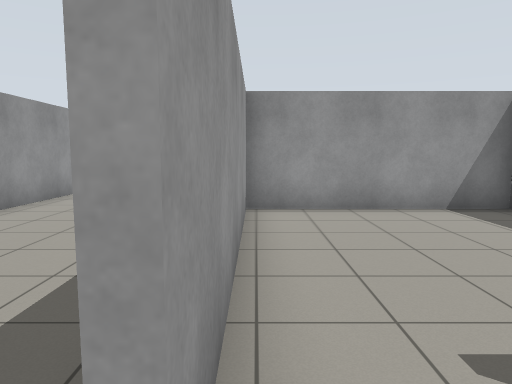
[1] (above)

18 first-person views from a walk through a Gazebo world. The camera is 1.2 m above the floor, tilts 6° down and sees 70° across. The floor is counted in squares, 1 m on a side. Each view is taken from the middle of a square. On the plan, view 1 faces up. The plan holds only what a view shows up to about 14 squares ahead; the rest is blank.

[2]
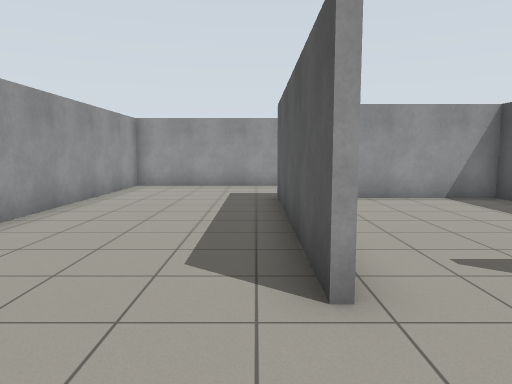

[3]
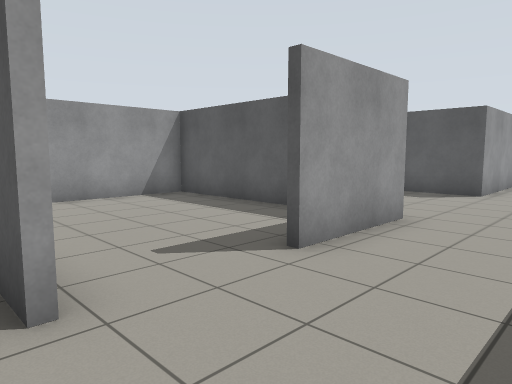

[4]
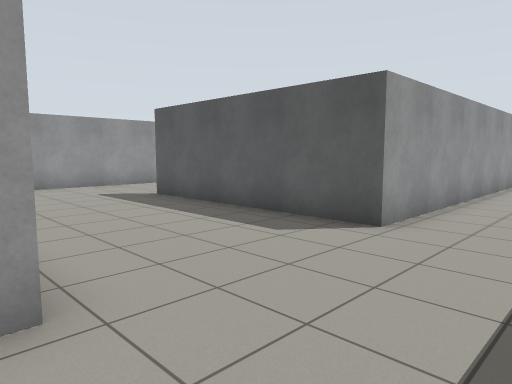

[5]
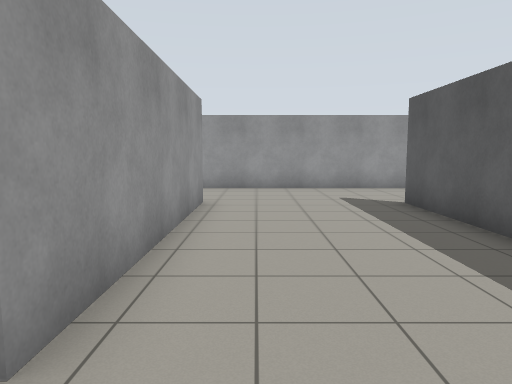

[6]
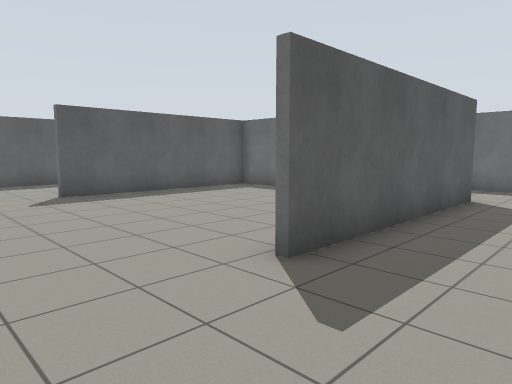

[7]
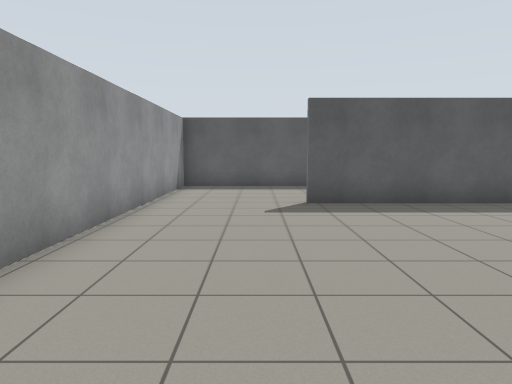

[8]
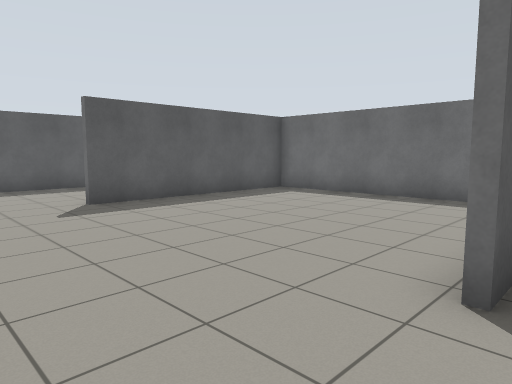

[9]
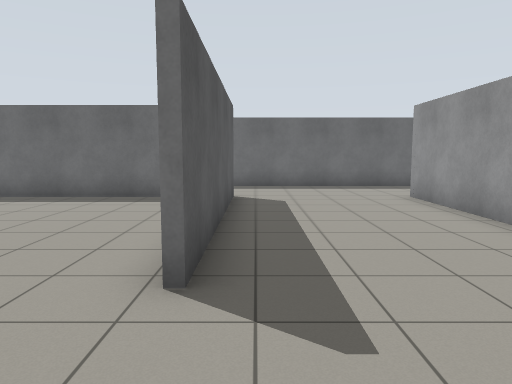

[10]
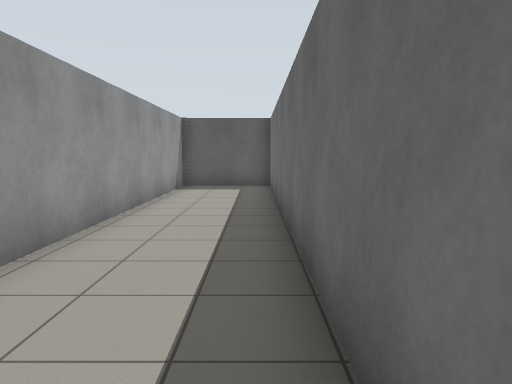

[11]
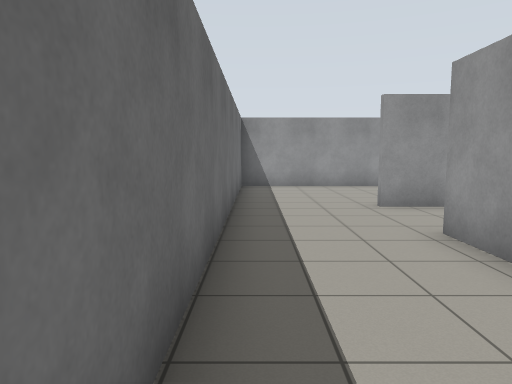

[12]
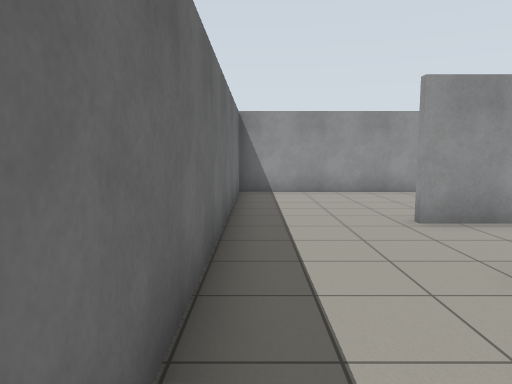

[13]
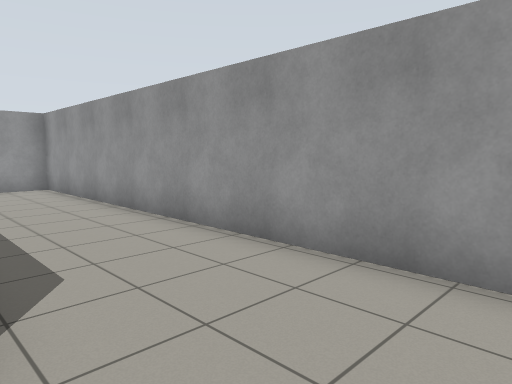

[14]
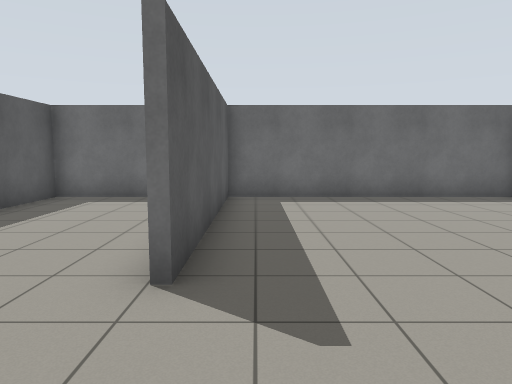

[15]
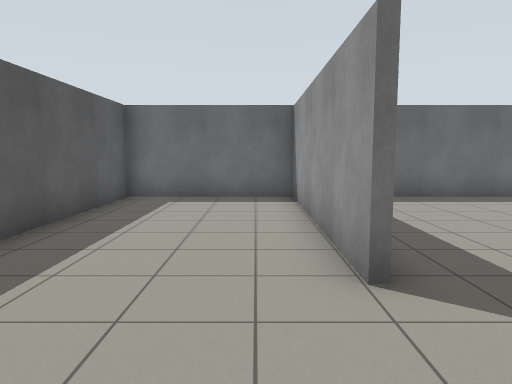

[16]
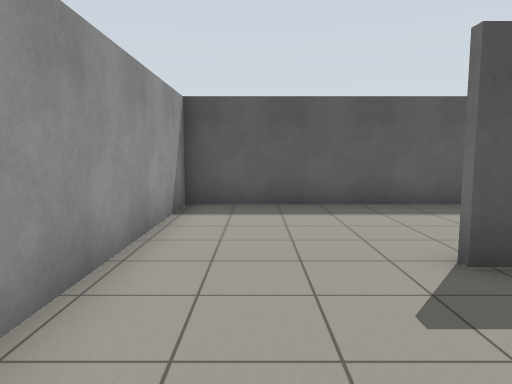

[17]
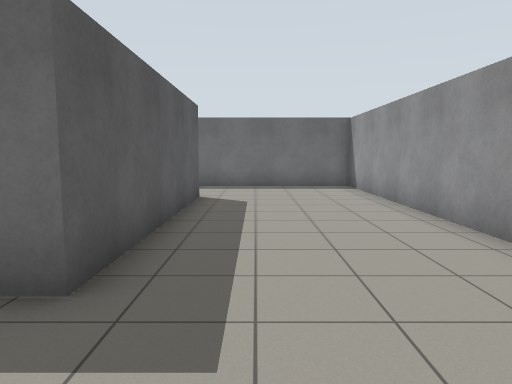

[18]
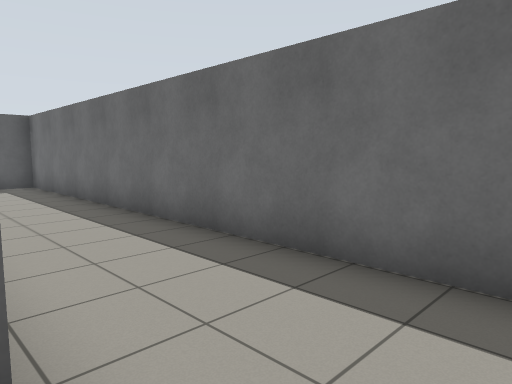

### Floor plan
Points are (right, up) in squares from view 1. A wall is a line through its corners. A room is listed if a view was taken in it or the views show most of it. See-through windows are left out.
Room 1 (views 1, 2, 3, 4, 5, 6, 7, 8, 9, 10, 11, 12, 13, 14, 15, 16, 17, 18)
walls: (10.9, 0.9) (23.5, 0.9) (23.5, 11.7) (-5.5, 11.7) (-5.5, -2.5) (23.5, -2.5) (23.5, 0.8) (10.6, 0.8) (10.6, 7.9); (5.7, 8.1) (5.7, 0.8) (2.5, 0.8); (-0.4, 0.8) (-0.4, 8) (0.2, 8); (19, 7.9) (19, 0.9); (18.8, 0.9) (18.8, 7.9)
ways out: opening at (1.5, 1) to room 2
Room 2 (no view inside)
walls: (5.5, 3.4) (5.5, 7.8) (-0.2, 7.8) (-0.2, 0.8)
ways out: opening at (1.5, 1) to room 1

Positions as (right, up) in squares from view 1, and headings:
1: (0, 0), facing up
2: (-1, -2), facing up
3: (-1, -2), facing up-right
4: (5, -2), facing up-right
5: (7, -1), facing up
6: (8, 11), facing down-right
7: (10, 9), facing right
8: (10, 11), facing down-right
9: (10, 11), facing down
10: (10, -2), facing right
11: (8, -2), facing left
12: (6, -2), facing left
13: (8, 8), facing up-left
14: (18, 11), facing down
15: (20, 11), facing down
16: (15, 10), facing right
17: (-2, 11), facing down
18: (9, 1), facing down-right
